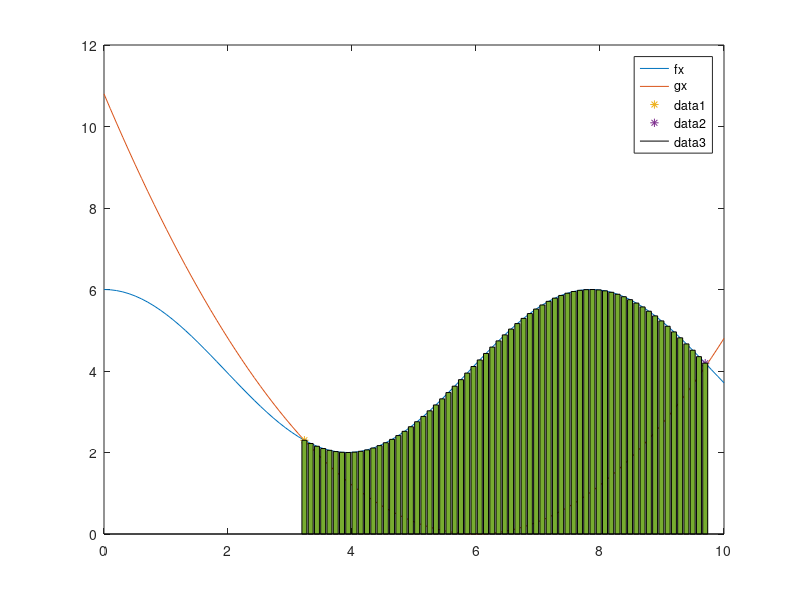

The MATLAB script that drew this image:
%% Finding point of intersection between two lines and the area of the closed 
%  surface

%%
clc
close all
clear
%% create the data vector
x=linspace(0,10);
fx=2*cos(x*0.8)+4;
gx=0.3*(x-6).^2;

%% plot the points
plot(x,fx,x,gx);
legend('fx','gx');
ind=find(abs(fx-gx)<0.1);
lim=[33 97];
p=(fx(33:97)-gx(33:97))+gx(33:97);
hold on;  % holds the previous plot

%% next plot

plot(x(lim(1)),fx(lim(1)),'*',x(lim(2)),fx(lim(2)),'*');
hold on;
bar(x(33:97),p);
pint=polyint(p);
area=diff(polyval(p,lim));
